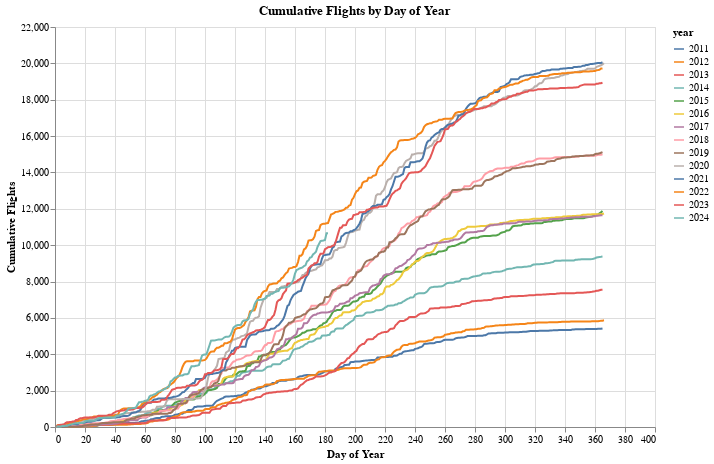

The notebook cell this image was saved under:
### Code cell
query = """
WITH calendar AS (
    SELECT GENERATE_SERIES('2011-01-01'::date, '2024-06-30'::date, '1 day') AS date
),
daily_flights AS (
    SELECT
        date,
        DATE_PART('year', date) AS year,
        count(*) AS total_flights
    FROM source.flights
    GROUP BY date
),
all_days AS (
    SELECT
        c.date,
        EXTRACT(DOY FROM c.date) AS day_of_year,
        DATE_PART('year', c.date) AS year,
        COALESCE(total_flights, 0) AS total_flights
    FROM calendar c
    LEFT JOIN daily_flights df
        ON c.date = df.date
)
SELECT
    year,
    day_of_year,
    SUM(total_flights) OVER (PARTITION BY year ORDER BY day_of_year) AS cumulative_flights
FROM all_days
"""
df = pd.read_sql(query, engine)
line_chart = alt.Chart(df).mark_line().encode(
    x=alt.X('day_of_year:Q', axis=alt.Axis(title='Day of Year')),
    y=alt.Y('cumulative_flights:Q', axis=alt.Axis(title='Cumulative Flights')),
    color='year:N',
    tooltip=['year:N', 'day_of_year:Q', 'cumulative_flights:Q']
).properties(
    width=600,
    height=400,
    title='Cumulative Flights by Day of Year'
)
line_chart

### Figure 1 — Vega-Lite specification as saved in the notebook (floating-point values rounded to 4 significant figures; data arrays with more than 128 entries replaced by an {"elided": "..."} marker saying what was removed)
{"$schema": "https://vega.github.io/schema/vega-lite/v5.17.0.json", "config": {"view": {"continuousHeight": 300, "continuousWidth": 300}}, "data": {"name": "data-9c0eaa342d6888902d7179b21cd77a5d"}, "datasets": {"data-9c0eaa342d6888902d7179b21cd77a5d": {"elided": "4930 records"}}, "encoding": {"color": {"field": "year", "type": "nominal"}, "tooltip": [{"field": "year", "type": "nominal"}, {"field": "day_of_year", "type": "quantitative"}, {"field": "cumulative_flights", "type": "quantitative"}], "x": {"axis": {"title": "Day of Year"}, "field": "day_of_year", "type": "quantitative"}, "y": {"axis": {"title": "Cumulative Flights"}, "field": "cumulative_flights", "type": "quantitative"}}, "height": 400, "mark": {"type": "line"}, "title": "Cumulative Flights by Day of Year", "width": 600}
